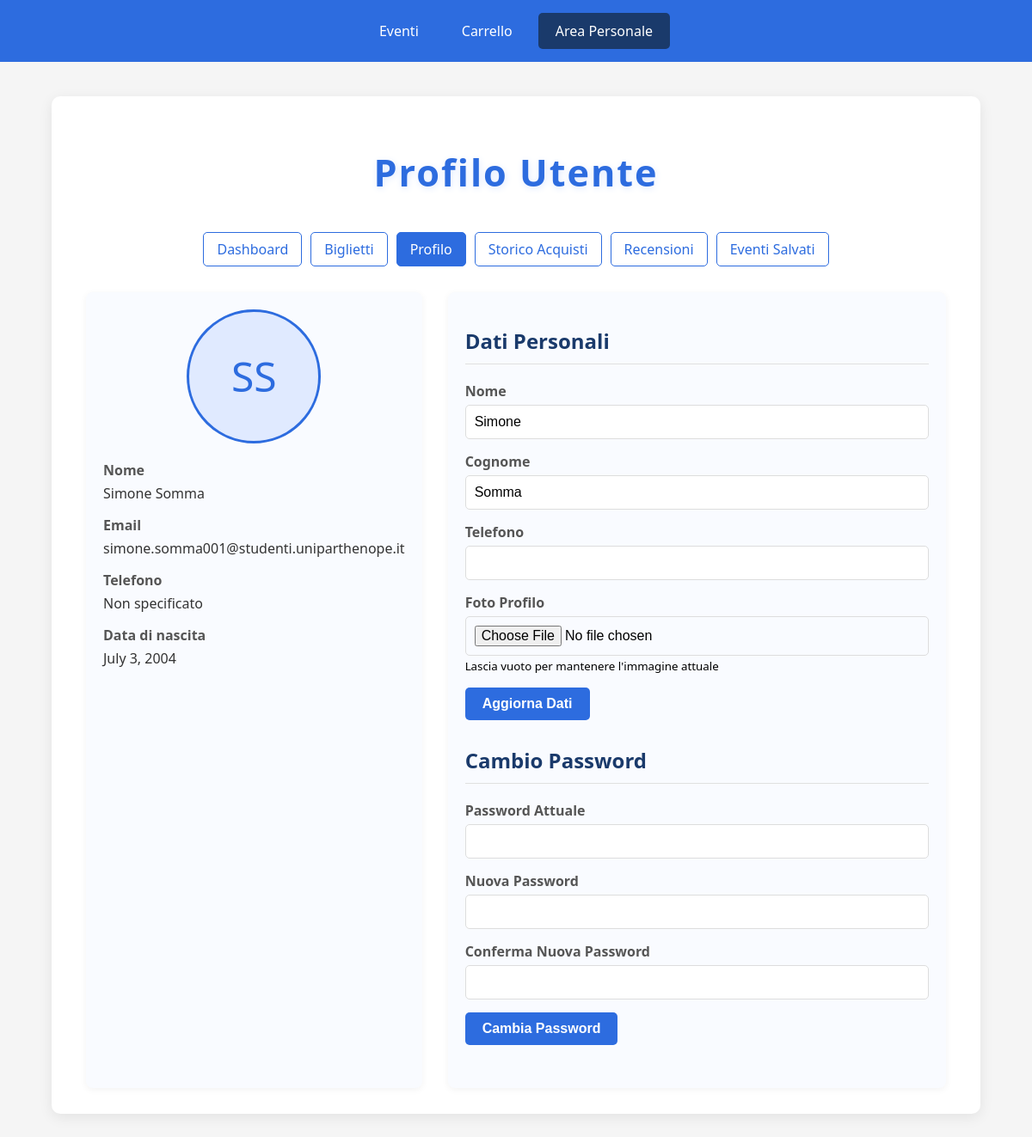
The page /area-personale/profilo/ (signed in) on the database its author committed.
### Event_Hub/models.py (models this page shows)
class Utente(models.Model):
    nome = models.CharField(max_length=30)
    cognome = models.CharField(max_length=30)
    data_nascita = models.DateField()
    email = models.EmailField(unique=True, primary_key=True)
    password = models.CharField(max_length=128)
    telefono = models.CharField(max_length=20, blank=True, null=True)
    is_staff = models.BooleanField(default=False)

### Event_Hub/views.py (the view, shortened to what this page needs)
# urls.py: path('area-personale/profilo/', profilo, name='profilo'),
def profilo(request):
    utente_email = request.session.get('utente_email')
    if not utente_email:
        return redirect('login')
    try:
        utente = Utente.objects.get(email=utente_email)
        context = {
            'utente': utente
        }
        return render(request, 'profilo.html', context)
    except Utente.DoesNotExist:
        return redirect('login')

### templates/profilo.html (shortened to what this page needs)
<!DOCTYPE html>
<html lang="it">
<head>
</head>
<body>
    <div class="nav-menu">
        <a href="{% url 'eventi' %}">Eventi</a>
        <a href="{% url 'carrello' %}">Carrello</a>
        <a href="{% url 'area_personale' %}" class="active">Area Personale</a>
    </div>
    <div class="container">
        <h1>Profilo Utente</h1>
        <div class="sub-nav">
            <a href="{% url 'area_personale' %}">Dashboard</a>
            <a href="{% url 'biglietti' %}">Biglietti</a>
            <a href="{% url 'profilo' %}" class="active">Profilo</a>
            <a href="{% url 'storico_acquisti' %}">Storico Acquisti</a>
            <a href="{% url 'recensioni' %}">Recensioni</a>
            <a href="{% url 'eventi_salvati' %}">Eventi Salvati</a>
        </div>
        <div class="profile-grid">
            <div class="profile-sidebar">
                <div class="profile-picture">
                    {% if utente.foto_profilo %}
                        <img src="{{ utente.foto_profilo.url }}" alt="Foto profilo">
                    {% else %}
                        <div class="profile-picture-placeholder">
                            {{ utente.nome|first }}{{ utente.cognome|first }}
                        </div>
                    {% endif %}
                </div>
                <div class="profile-info">
                    <div class="info-label">Nome</div>
                    <div class="info-value">{{ utente.nome }} {{ utente.cognome }}</div>
                    <div class="info-label">Email</div>
                    <div class="info-value">{{ utente.email }}</div>
                    <div class="info-label">Telefono</div>
                    <div class="info-value">{{ utente.telefono|default:"Non specificato" }}</div>
                    <div class="info-label">Data di nascita</div>
                    <div class="info-value">{{ utente.data_nascita }}</div>
                </div>
            </div>
            <div class="profile-main">
                <form method="post" enctype="multipart/form-data">
                    <div class="form-section">
                        <h2>Dati Personali</h2>
                        <div class="form-group">
                            <label class="form-label" for="nome">Nome</label>
                            <input type="text" id="nome" name="nome" class="form-input" value="{{ utente.nome }}" required>
                        </div>
                        <div class="form-group">
                            <label class="form-label" for="cognome">Cognome</label>
                            <input type="text" id="cognome" name="cognome" class="form-input" value="{{ utente.cognome }}" required>
                        </div>
                        <div class="form-group">
                            <label class="form-label" for="telefono">Telefono</label>
                            <input type="tel" id="telefono" name="telefono" class="form-input" value="{{ utente.telefono|default:'' }}">
                        </div>
                        <div class="form-group">
                            <label class="form-label" for="foto_profilo">Foto Profilo</label>
                            <input type="file" id="foto_profilo" name="foto_profilo" class="form-input">
                            <small>Lascia vuoto per mantenere l'immagine attuale</small>
                        </div>
                        <button type="submit" class="form-button">Aggiorna Dati</button>
                    </div>
                </form>
                <form method="post">
                    <div class="form-section">
                        <h2>Cambio Password</h2>
                        <div class="form-group">
                            <label class="form-label" for="current_password">Password Attuale</label>
                            <input type="password" id="current_password" name="current_password" class="form-input" required>
                        </div>
                        <div class="form-group">
                            <label class="form-label" for="new_password">Nuova Password</label>
                            <input type="password" id="new_password" name="new_password" class="form-input" required>
                        </div>
                        <div class="form-group">
                            <label class="form-label" for="confirm_password">Conferma Nuova Password</label>
                            <input type="password" id="confirm_password" name="confirm_password" class="form-input" required>
                        </div>
                        <button type="submit" class="form-button">Cambia Password</button>
                    </div>
                </form>
            </div>
        </div>
    </div>
</body>
</html>

### templates/profilo.html (style rules this page uses)
body { font-family: 'Segoe UI', Tahoma, Geneva, Verdana, sans-serif; background: #f5f5f5; margin: 0; padding: 0; }
.container { max-width: 1000px; margin: 40px auto; background: #fff; border-radius: 10px; box-shadow: 0 4px 16px rgba(0,0,0,0.08); padding: 30px 40px; }
h1 { text-align: center; color: #2d6cdf; font-size: 2.7em; margin-bottom: 40px; letter-spacing: 2px; text-shadow: 1px 2px 8px #e0eaff; }
.nav-menu { display: flex; justify-content: center; background-color: #2d6cdf; padding: 15px 0; margin-bottom: 30px; }
.nav-menu a { color: white; text-decoration: none; padding: 10px 20px; margin: 0 5px; border-radius: 5px; transition: background-color 0.2s; }
.nav-menu a:hover, .nav-menu a.active { background-color: #1a3a6b; }
.sub-nav { display: flex; justify-content: center; margin-bottom: 30px; }
.sub-nav a { color: #2d6cdf; text-decoration: none; padding: 8px 15px; margin: 0 5px; border-radius: 5px; transition: background-color 0.2s; border: 1px solid #2d6cdf; }
.sub-nav a:hover, .sub-nav a.active { background-color: #2d6cdf; color: white; }
.profile-grid { display: grid; grid-template-columns: 1fr 2fr; gap: 30px; }
.profile-sidebar { background: #f9fbff; border-radius: 8px; padding: 20px; box-shadow: 0 2px 8px rgba(0,0,0,0.05); }
.profile-picture { text-align: center; margin-bottom: 20px; }
.profile-picture-placeholder { width: 150px; height: 150px; border-radius: 50%; background-color: #e0eaff; display: flex; justify-content: center; align-items: center; font-size: 3em; color: #2d6cdf; margin: 0 auto; border: 3px solid #2d6cdf; }
.profile-info { margin-bottom: 20px; }
.info-label { font-weight: bold; color: #555; margin-bottom: 5px; }
.info-value { color: #333; margin-bottom: 15px; }
.profile-main { background: #f9fbff; border-radius: 8px; padding: 20px; box-shadow: 0 2px 8px rgba(0,0,0,0.05); }
.form-section { margin-bottom: 30px; }
.form-section h2 { color: #1a3a6b; font-size: 1.5em; margin-bottom: 20px; border-bottom: 1px solid #e0e0e0; padding-bottom: 10px; }
.form-group { margin-bottom: 15px; }
.form-label { display: block; font-weight: bold; margin-bottom: 5px; color: #555; }
.form-input { width: 100%; padding: 10px; border: 1px solid #ddd; border-radius: 5px; font-size: 1em; box-sizing: border-box; }
.form-button { background-color: #2d6cdf; color: white; padding: 10px 20px; border: none; border-radius: 5px; font-size: 1em; font-weight: bold; cursor: pointer; transition: background-color 0.2s; }

### rows shown on the page
Utente: nome|first "S", cognome|first "S", nome "Simone", cognome "Somma", email "simone.somma001@studenti.uniparthenope.it", telefono "Non specificato", data_nascita "July 3, 2004"
